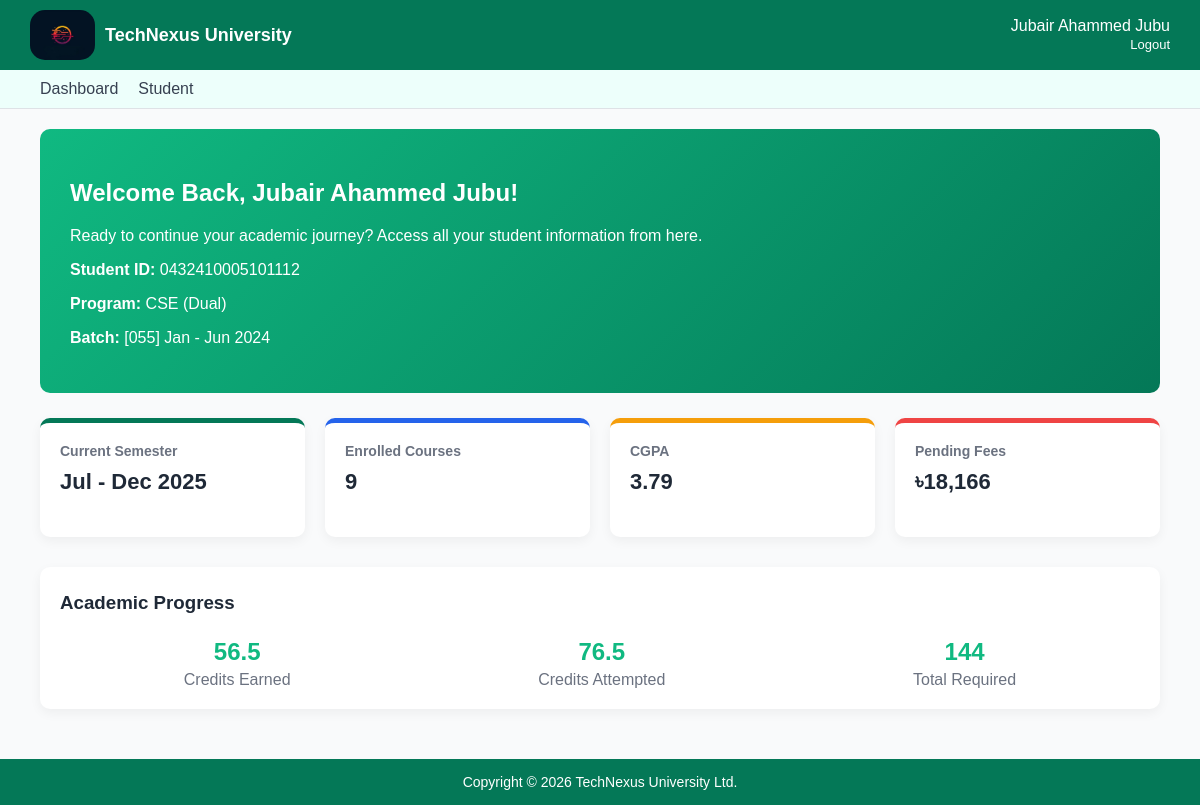
The page /dashboard.php (signed in) on the database its author committed.
### tables this page shows
CREATE TABLE `students` (
  `id` int(11) NOT NULL,
  `student_id` varchar(20) DEFAULT NULL,
  `name` varchar(100) DEFAULT NULL,
  `email` varchar(100) DEFAULT NULL,
  `password` varchar(255) DEFAULT NULL,
  `program` varchar(100) DEFAULT NULL,
  `batch` varchar(100) DEFAULT NULL,
  `semester` varchar(50) DEFAULT NULL,
  `enrolled_courses` int(11) DEFAULT NULL,
  `cgpa` float DEFAULT NULL,
  `pending_fees` float DEFAULT NULL,
  `credits_earned` float DEFAULT NULL,
  `credits_attempted` float DEFAULT NULL,
  `total_required` float DEFAULT NULL
);

### dashboard.php (the view, shortened to what this page needs)
<?php
include('db.php');
$student_id = $_SESSION['student_id'];
$query = "SELECT * FROM students WHERE student_id = '$student_id'";
$result = $conn->query($query);
$data = $result->fetch_assoc();
?>
<!DOCTYPE html>
<html lang="en">
<head>
</head>
<body>
    <header class="top-bar">
        <div class="logo">
            <img src="../Web_Project/Images/techimage.jpg" alt="UITS Logo">
            <div class="title">
                <h1>TechNexus University</h1>
            </div>
        </div>
        <div class="user-info">
            <span><?php echo $data['name']; ?></span><br>
            <a href="logout.php" class="logout">Logout</a>
        </div>
    </header>
    <nav class="navbar">
        <ul>
            <li><a href="#">Dashboard</a></li>
            <li><a href="profile.php">Student</a></li>
        </ul>
    </nav>
    <div class="container">
        <div class="welcome-section">
            <h2>Welcome Back, <?php echo $data['name']; ?>!</h2>
            <p>Ready to continue your academic journey? Access all your student information from here.</p>
            <div class="student-info">
                <p><strong>Student ID:</strong> <?php echo $data['student_id']; ?></p>
                <p><strong>Program:</strong> <?php echo $data['program']; ?></p>
                <p><strong>Batch:</strong> <?php echo $data['batch']; ?></p>
            </div>
        </div>
        <div class="cards">
            <div class="card sem">
                <h3>Current Semester</h3>
                <p class="value"><?php echo $data['semester']; ?></p>
            </div>
            <div class="card enr">
                <h3>Enrolled Courses</h3>
                <p class="value"><?php echo $data['enrolled_courses']; ?></p>
            </div>
            <div class="card CG">
                <h3>CGPA</h3>
                <p class="value"><?php echo $data['cgpa']; ?></p>
            </div>
            <div class="card fee">
                <h3>Pending Fees</h3>
                <p class="value">৳<?php echo number_format($data['pending_fees']); ?></p>
            </div>
        </div>
        <div class="progress-section">
            <h3 class="h">Academic Progress</h3>
            <div class="progress-boxes">
                <div class="progress-item">
                    <p class="big"><?php echo $data['credits_earned']; ?></p>
                    <span>Credits Earned</span>
                </div>
                <div class="progress-item">
                    <p class="big"><?php echo $data['credits_attempted']; ?></p>
                    <span>Credits Attempted</span>
                </div>
                <div class="progress-item">
                    <p class="big"><?php echo $data['total_required']; ?></p>
                    <span>Total Required</span>
                </div>
            </div>
        </div>
    </div>
  <footer>
    Copyright  © <?php echo date("Y"); ?> TechNexus University Ltd.
  </footer>
</body>
</html>

### dashboard.php (style rules this page uses)
body { font-family: 'Poppins', sans-serif; margin: 0; background-color: #f9fafb; }
.top-bar { display: flex; justify-content: space-between; align-items: center; background-color: #047857; color: white; padding: 10px 30px; }
.top-bar .logo { display: flex; align-items: center; }
.top-bar .logo img { height: 50px; margin-right: 10px; border-radius: 15px; }
.top-bar .title h1 { font-size: 18px; margin: 0; }
.user-info { text-align: right; }
.user-info .logout { color: #fff; font-size: 13px; text-decoration: none; }
.navbar { background-color: #edfffbff; padding: 10px 40px; border-bottom: 1px solid #dee2e6; }
.navbar ul { list-style: none; margin: 0; padding: 0; display: flex; }
.navbar li { margin-right: 20px; }
.navbar a { text-decoration: none; color: #374151; font-weight: 500; }
.container { padding: 20px 40px; }
.welcome-section { background: linear-gradient(135deg, #10B981, #047857); color: white; padding: 30px; border-radius: 10px; margin-bottom: 25px; }
.cards { display: flex; gap: 20px; flex-wrap: wrap; }
.card { background: white; flex: 1; min-width: 200px; border-radius: 10px; padding: 20px; box-shadow: 0 4px 12px rgba(0, 0, 0, 0.05); }
.card.sem { border-top: 5px solid #047857; }
.card.enr { border-top: 5px solid #2563EB; }
.card.CG { border-top: 5px solid #F59E0B; }
.card.fee { border-top: 5px solid #EF4444; }
.card h3 { color: #6b7280; font-size: 14px; margin: 0; }
.card .value { font-size: 22px; font-weight: bold; margin-top: 10px; color: #1f2937; }
.progress-section { margin-top: 30px; background: white; padding: 20px; border-radius: 10px; box-shadow: 0 4px 12px rgba(0, 0, 0, 0.05); }
.h { margin-top: 5px; color: #1f2937; }
.progress-boxes { display: flex; justify-content: space-around; text-align: center; margin-top: 15px; }
.progress-item .big { font-size: 24px; color: #10B981; margin: 5px 0; font-weight: 600; }
.progress-item span { color: #6b7280; }
footer { background-color: #047857; font-size: 14px; color: white; text-align: center; padding: 15px; margin-top: 30px; }

### rows shown on the page
students: name "Jubair Ahammed Jubu", student "0432410005101112", program "CSE (Dual)", batch "[055] Jan - Jun 2024", semester "Jul - Dec 2025", enrolled_courses "9", cgpa "3.79", pending_fees "18,166", credits_earned "56.5", credits_attempted "76.5", total_required "144"
